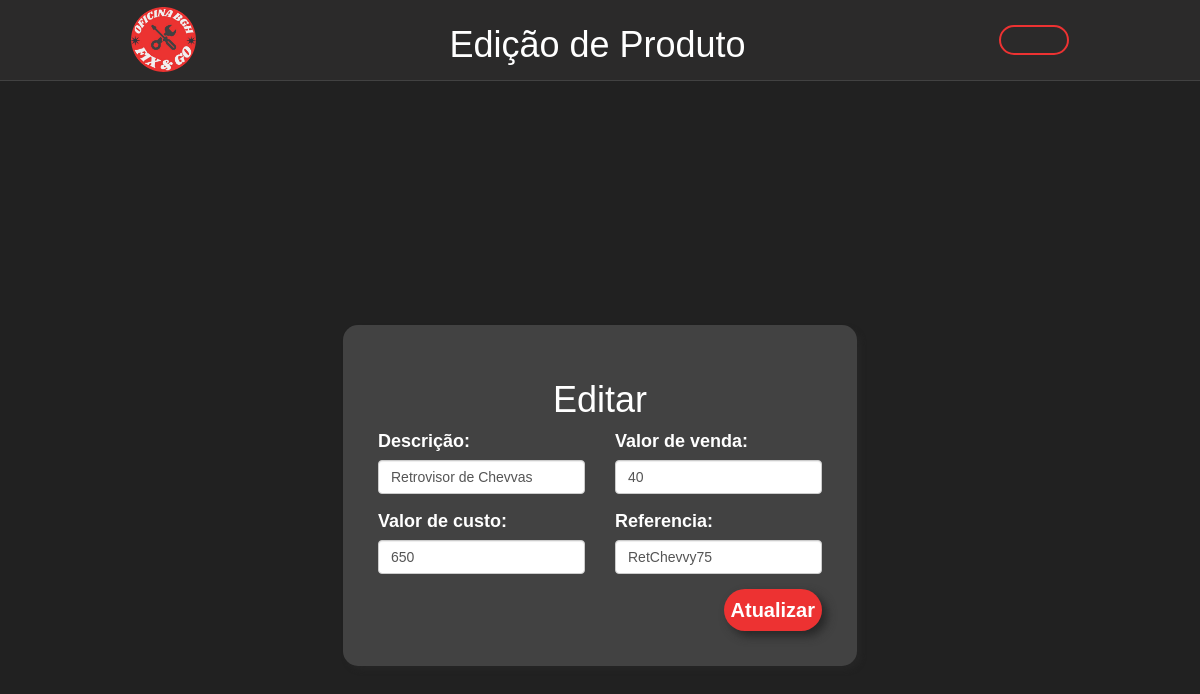
/editar/editarProdutos.php?id=2 (signed in), run on the app's committed database.
### tables this page shows
CREATE TABLE `produtos` (
  `id` int(11) NOT NULL,
  `descricao` varchar(1000) NOT NULL,
  `valorCusto` double NOT NULL,
  `valorVenda` double NOT NULL,
  `referencia` varchar(1000) NOT NULL
);

### classes/Produtos.php (called while the page is built, shortened)
<?php
class Produtos
{
    private $conn;
    private $table_name = "produtos";
    public function __construct($db)
    {
        $this->conn = $db;
    }
    public function lerPorId($id)
    {
        $query = "SELECT * FROM " . $this->table_name . " WHERE id = ?";
        $stmt = $this->conn->prepare($query);
        $stmt->execute([$id]);
        return $stmt->fetch(PDO::FETCH_ASSOC);
    }
}
?>

### editar/editarProdutos.php (the view, shortened to what this page needs)
<?php
include_once '../config/config.php';
include_once '../classes/Produtos.php';
$produto = new Produtos($db);
if (isset($_GET['id'])) {
    $id = $_GET['id'];
    $dadosProduto = $produto->lerPorId($id);
}
?>
<!DOCTYPE html>
<html lang="pt-br">
<head>
    <link rel="stylesheet" href="../styles/styleCadUsuario.css">
    <link rel="stylesheet" href="https://maxcdn.bootstrapcdn.com/bootstrap/3.3.7/css/bootstrap.min.css">
    <link rel="stylesheet" href="https://cdnjs.cloudflare.com/ajax/libs/font-awesome/4.5.0/css/font-awesome.min.css">
    <link rel="stylesheet" href="../styles/styleCadUsuario.css">
</head>
<body>
    <header>
        <img src="../assets/img/logo.png" alt="Logo" class="small-img">
        <h1 class="le">Edição de Produto</h1>
        <a href="../gerenciamento/gerenciarProdutos.php" class="btn-voltar"><ion-icon name="arrow-undo"></ion-icon></a>
    </header>
    <main style="height: 100vh;">
        <div class="container mx-auto shadow algin-middle">
            <h1 class="text-center">Editar</h1>
            <form method="POST">
                <div class="row">
                    <div class="col-md-6">
                        <div class="form-group">
                            <label for="descricao">Descrição:</label>
                            <input type="text" name="descricao" id="descricao" class="form-control"
                                placeholder="Descrição..." required
                                value="<?php echo htmlspecialchars($dadosProduto['descricao']); ?>">
                        </div>
                    </div>
                    <div class="col-md-6">
                        <label>Valor de venda:</label>
                        <input type="decimal" name="valorVenda" id="valorVenda" class="form-control"
                            placeholder="ValorVenda..." required
                            value="<?php echo htmlspecialchars($dadosProduto['valorVenda']); ?>">
                    </div>
                </div>
                <div class="row">
                    <div class="col-md-6">
                        <div class="form-group">
                            <label for="valorCusto">Valor de custo:</label>
                            <input type="text" name="valorCusto" id="valorCusto" class="form-control"
                                placeholder="valor de custo..." required
                                value="<?php echo htmlspecialchars($dadosProduto['valorCusto']); ?>">
                        </div>
                    </div>
                    <div class="col-md-6">
                        <label>Referencia:</label>
                        <div class="form-group">
                            <input type="text" name="referencia" id="referencia" class="form-control"
                                placeholder="Referencia..." required
                                value="<?php echo htmlspecialchars($dadosProduto['referencia']); ?>">
                        </div>
                    </div>
                </div>
                <button type="submit" class="btn-cad">
                    <ion-icon name="pencil"></ion-icon> Atualizar
                </button>
            </form>
        </div>
    </main>
</body>
</html>

### styles/styleCadUsuario.css (style rules this page uses)
* { margin: 0; padding: 0; font-family: "Kanit", sans-serif; }
main { display: flex; justify-content: center; align-items: center; flex-direction: column; background: #212121; }
header { display: flex; flex-direction: row; justify-content: space-around; align-items: center; background-color: #2b2a2a; border-bottom: solid #424242 1px; padding: 5px; color: white; }
.small-img { height: 65px; width: 65px; }
.btn-voltar { float: right; display: flex; align-items: center; justify-content: center; padding: 2px; text-decoration: none; background-color: transparent; height: 30px; width: 70px; border-radius: 50px; border: solid 2px #ed3232; color: #ed3232; transition: all 0.6s ease; }
.btn-cad { float: right; display: flex; align-items: center; justify-content: center; padding: 7px; text-decoration: none; background-color: #ed3232; height: auto; width: auto; border-radius: 50px; color: white; font-size: 2rem; border: none; box-shadow: 5px 5px 10px #272727; font-weight: 600; transition: all 0.6s ease; }
h1 { color: white; }
.container { display: flex; justify-content: center; align-items: center; flex-direction: column; background-color: #424242; padding: 35px; border-radius: 15px; margin: 80px auto 50px auto; height: auto; width: auto; font-size: 18px; box-shadow: 4px 4px 5px #252525; }
.form-control { transition: all 0.6s ease; }
.row { display: flex; flex-direction: row; }
label { color: white; }

### data on the page
produtos: descricao "Retrovisor de Chevvas", valorVenda "40", valorCusto "650", referencia "RetChevvy75"
